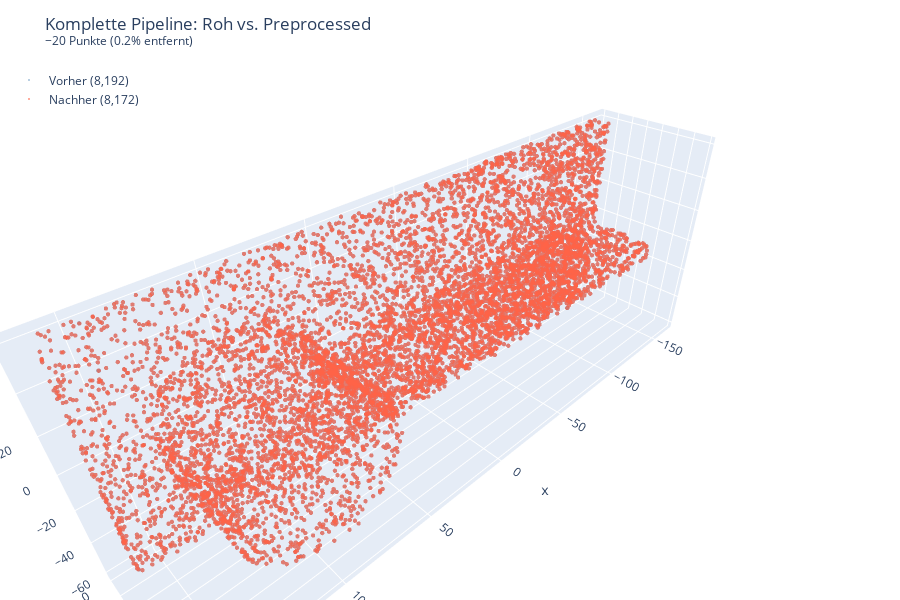

The cell this chart's notebook holds for it:
### Code cell
plot_before_after(pcd_raw, pcd_final,
    'Komplette Pipeline: Roh vs. Preprocessed',
    color_before='steelblue', color_after='tomato')

### Figure 1 — Plotly figure (JSON) as saved in the notebook; plotly's stock layout.template omitted (floating-point values rounded to 4 significant figures; data arrays with more than 128 entries replaced by an {"elided": "..."} marker saying what was removed)
{"data": [{"marker": {"color": "steelblue", "opacity": 0.5, "size": 1.5}, "mode": "markers", "name": "Vorher (8,192)", "type": "scatter3d", "visible": true, "x": {"elided": "8192 float values"}, "y": {"elided": "8192 float values"}, "z": {"elided": "8192 float values"}}, {"marker": {"color": "tomato", "opacity": 0.7, "size": 1.5}, "mode": "markers", "name": "Nachher (8,172)", "type": "scatter3d", "visible": true, "x": {"elided": "8172 float values"}, "y": {"elided": "8172 float values"}, "z": {"elided": "8172 float values"}}], "layout": {"height": 600, "legend": {"x": 0.01, "y": 0.99}, "margin": {"b": 0, "l": 0, "r": 0, "t": 60}, "scene": {"aspectmode": "data"}, "title": {"text": "Komplette Pipeline: Roh vs. Preprocessed<br><sup>−20 Punkte (0.2% entfernt)</sup>"}}}
